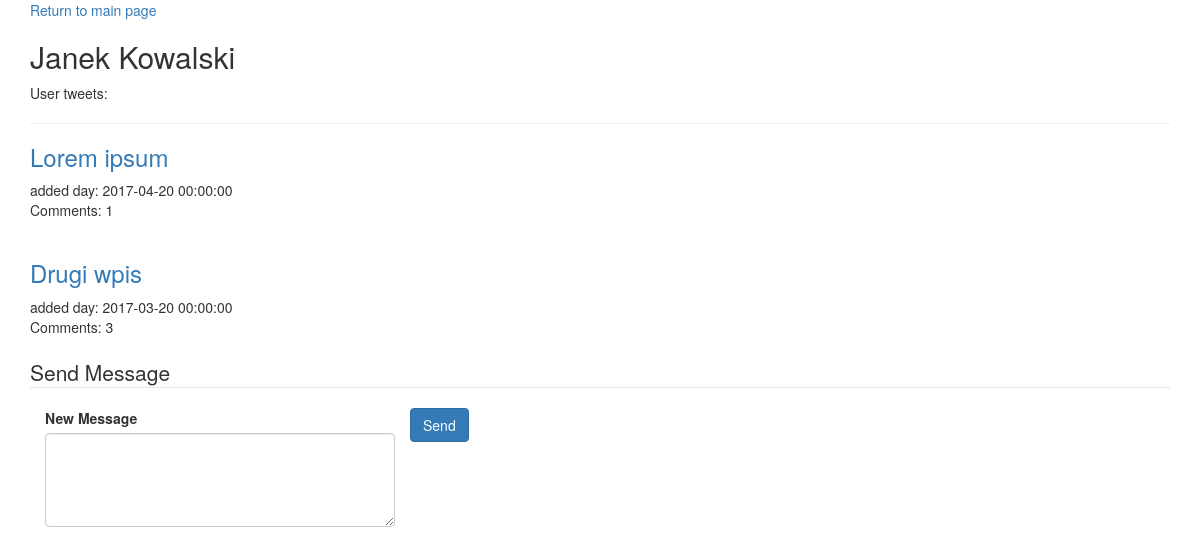
The app's page /user.php?id=1 (signed in) with its own data.
### tables this page shows
CREATE TABLE `Users` (
  `id` int(30) NOT NULL,
  `email` varchar(255) NOT NULL,
  `username` varchar(255) NOT NULL,
  `hashed_password` varchar(255) NOT NULL
);

CREATE TABLE `Tweet` (
  `id` int(11) NOT NULL,
  `userId` int(11) NOT NULL,
  `text` varchar(255) NOT NULL,
  `creationDate` datetime NOT NULL
);

### src/User.php (the view, shortened to what this page needs)
<?php
class User {
    public function __construct() {
        $this->username = "";
    }
    public function getUsername() {
        return $this->username;
    }
    static public function loadUserById(mysqli $connection, $id) {
        $sql = "SELECT * FROM Users WHERE id=$id";
        $result = $connection->query($sql);
        if ($result == true && $result->num_rows == 1) {
            $row = $result->fetch_assoc();
            $loadedUser = new User();
            $loadedUser->id = $row['id'];
            $loadedUser->username = $row['username'];
            $loadedUser->hashedPassword = $row['hashed_password'];
            $loadedUser->email = $row['email'];
            return $loadedUser;
        }
        return null;
    }
    static public function loadAllTweetsByUserId(mysqli $connection, $id) {
        $sql = "SELECT Tweet.*, COUNT(Comments.id) as NRCOMMENT FROM Tweet
                JOIN Comments ON Comments.post_id = Tweet.id
                JOIN Users ON Users.id=Comments.autor_id
                WHERE Tweet.userId=$id
                GROUP BY Tweet.id";
        $result = $connection->query($sql);
        foreach ($result as $row) {
            echo "<a href='post.php?tweetId=" . $row['id'] . "&userId=" . $row['userId'] . "'><h3>" . $row['text'] . "</h3></a>" . "added day: " . $row['creationDate'] . "<br>";
            echo "Comments: " . $row['NRCOMMENT'] . "<br><br>";
        }
    }
}

### user.php (shortened to what this page needs)
<?php
require_once ('src/User.php');
require_once ('src/Message.php');
?>
<html lang="en">
    <head>
        <link rel="stylesheet" media="screen" href="https://maxcdn.bootstrapcdn.com/bootstrap/3.3.6/css/bootstrap.min.css">
    </head>
    <body>
        <div class="container">
            <?php
            if ($_GET['id'] == $_SESSION['user_id']) {
                if (isset($_SESSION['user_id']) && ($_SESSION['pass'])) {
                    echo "<a href='messages.php'>Messages</a><br>";
                    echo "<a href='index.php'>Return to main page</a><br><br>";
                    $userById = User::loadUserById($conn, $_SESSION['user_id']);
                    echo "Hello <h2>" . $userById->getUsername() . "</h2>" . "Here are your tweets: <br>";
                    $id = $_GET['id'];
                    $allTweetsByUserId = User::loadAllTweetsByUserId($conn, $id);
                }
                echo "<br><a href='index.php'>Return to main page</a><br>";
                return;
            } else {
                echo "<a href='index.php'>Return to main page</a>";
                $byUserId = User::loadUserById($conn, $_GET['id']);
                echo " <h2>" . $byUserId->getUsername() . "</h2>" . "User tweets: <br><hr>";
                $id = $_GET['id'];
                $allTweetsByUserId = User::loadAllTweetsByUserId($conn, $id);
                ?>
            </div>
        </body>
        <div class="container">
            <form action="<?php $_SERVER['REQUEST_URI']; ?>" method="POST" role="form">
                <legend>Send Message</legend>
                <div class="form-group">
                    <div class="col-xs-4 col-sm-4 col-md-4 col-lg-4">
                        <label for="">New Message</label>
                        <textarea rows="4" cols="50" type="textarea" class="form-control" name="message" id="message" >
                        </textarea>
                    </div>
                </div>
                <button type="submit" class="btn btn-primary">Send</button>
            </form>
        </div>
    </html>
    <?php
}
?>

### records on screen
users: username "Janek Kowalski"
tweet: text "Lorem ipsum", creationDate "2017-04-20 00:00:00", NRCOMMENT "1"
tweet: text "Drugi wpis", creationDate "2017-03-20 00:00:00", NRCOMMENT "3"
